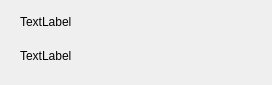
<?xml version="1.0" encoding="UTF-8"?>
<ui version="4.0">
 <class>PlayerInfo</class>
 <widget class="QWidget" name="PlayerInfo">
  <property name="geometry">
   <rect>
    <x>0</x>
    <y>0</y>
    <width>272</width>
    <height>85</height>
   </rect>
  </property>
  <property name="windowTitle">
   <string>Form</string>
  </property>
  <widget class="QLabel" name="uidshow">
   <property name="geometry">
    <rect>
     <x>20</x>
     <y>10</y>
     <width>221</width>
     <height>23</height>
    </rect>
   </property>
   <property name="text">
    <string>TextLabel</string>
   </property>
  </widget>
  <widget class="QLabel" name="nicknameshow">
   <property name="geometry">
    <rect>
     <x>20</x>
     <y>40</y>
     <width>241</width>
     <height>31</height>
    </rect>
   </property>
   <property name="text">
    <string>TextLabel</string>
   </property>
  </widget>
 </widget>
 <resources/>
 <connections/>
</ui>
